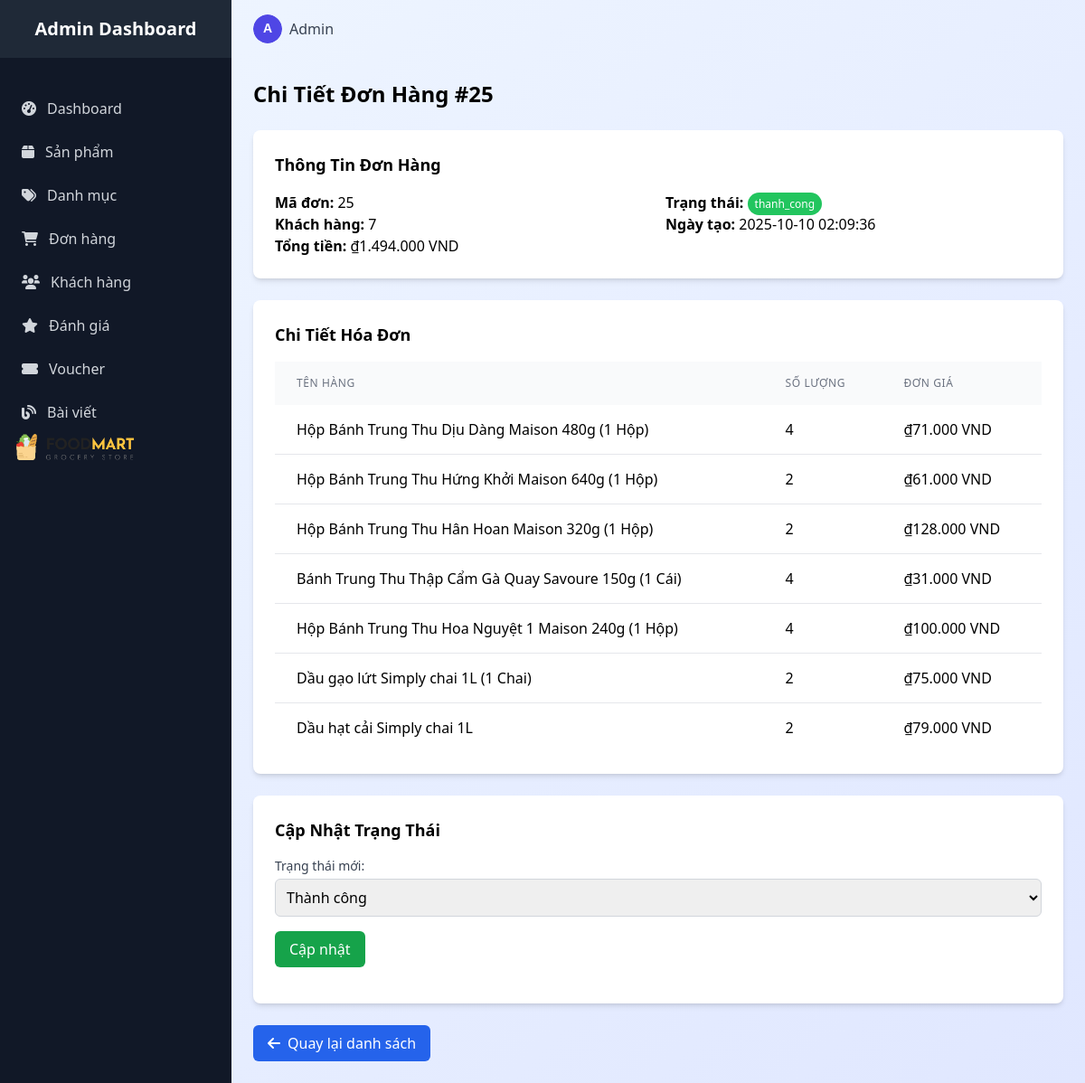
The page /admin/admin_order/detail/?id=25 (signed in) on the database its author committed.
### tables this page shows
CREATE TABLE `orders` (
  `id` int(11) NOT NULL,
  `user_id` int(11) DEFAULT NULL,
  `fullname` varchar(100) DEFAULT NULL,
  `phone` varchar(20) DEFAULT NULL,
  `address` varchar(255) DEFAULT NULL,
  `total_price` decimal(10,2) NOT NULL,
  `payment_method` enum('cod','bank','paypal') DEFAULT 'cod',
  `status` enum('cho_xac_nhan','da_xac_nhan','dang_giao','da_giao','thanh_cong','huy') DEFAULT 'cho_xac_nhan',
  `created_at` timestamp NOT NULL DEFAULT current_timestamp(),
  `updated_at` timestamp NOT NULL DEFAULT current_timestamp() ON UPDATE current_timestamp()
);

CREATE TABLE `order_items` (
  `id` int(11) NOT NULL,
  `order_id` int(11) DEFAULT NULL,
  `product_id` int(11) DEFAULT NULL,
  `quantity` int(11) NOT NULL,
  `price` decimal(10,2) NOT NULL
);

CREATE TABLE `products` (
  `id` int(11) NOT NULL,
  `category_id` int(11) DEFAULT NULL,
  `name` varchar(200) NOT NULL,
  `slug` varchar(255) DEFAULT NULL,
  `description` text DEFAULT NULL,
  `short_desc` varchar(255) DEFAULT NULL,
  `unit` varchar(50) DEFAULT '1 Unit',
  `price` decimal(10,2) NOT NULL,
  `old_price` decimal(10,2) DEFAULT NULL,
  `image` varchar(255) DEFAULT NULL,
  `gallery` text DEFAULT NULL,
  `stock` int(11) DEFAULT 0,
  `is_featured` tinyint(1) DEFAULT 0,
  `status` tinyint(4) DEFAULT 1,
  `created_at` timestamp NOT NULL DEFAULT current_timestamp(),
  `updated_at` timestamp NOT NULL DEFAULT current_timestamp() ON UPDATE current_timestamp()
);

### controllers/admin/Admin_orderController.php (called while the page is built, shortened)
<?php
require_once 'models/OrderModel.php';
class Admin_orderController extends Controller {
    private $model;
    public function __construct() {
        $this->model = new OrderModel();
    }
    public function detail() {
        $id = $_GET['id'];
        $order = $this->model->getOrderById($id);
        $orderDetails = $this->model->getOrderDetailsByOrderId($id);
        $orders = $order ? [$order] : [];
        $data = [
            'orders' => $orders,
            'order_details' => $orderDetails
        ];
        require_once ROOT. '/views/admin/order/order_detail.php';
    }
}
?>

### index.php (called while the page is built, shortened)
<?php
require_once ROOT . "core" . DIRECTORY_SEPARATOR . "database.php";
$app = new App();

### core/database.php (called while the page is built, shortened)
<?php
class Database {
    public function __construct() {
        $this->conn = new mysqli(DB_HOST, DB_USER, DB_PASS, DB_NAME);
    }
}

### models/OrderModel.php (called while the page is built, shortened)
<?php
require_once ROOT . "core/database.php";
class OrderModel extends Database{
    public function getOrderById($id) {
        $stmt = $this->conn->prepare("SELECT * FROM orders WHERE id = ?");
        $stmt->bind_param("i", $id);
        $stmt->execute();
        $result = $stmt->get_result();
        return $result->fetch_assoc();
    }
    public function getOrderDetailsByOrderId($orderId) {
        $stmt = $this->conn->prepare("
            SELECT oi.*, p.name AS product_name, p.price AS product_price
            FROM order_items oi
            JOIN products p ON oi.product_id = p.id
            WHERE oi.order_id = ?
        ");
        $stmt->bind_param("i", $orderId);
        $stmt->execute();
        $result = $stmt->get_result();
        return $result->fetch_all(MYSQLI_ASSOC);
    }
}

### views/admin/order/order_detail.php (the view, shortened to what this page needs)
<?php
$orderDetails = $data['order_details'] ?? [];
?>
<body class="bg-gradient-to-br from-blue-50 to-indigo-100 min-h-screen">
<?php include ROOT . '/views/admin/layouts/sidebar.php'; ?>
    <div class="lg:ml-64">
    <?php include ROOT . '/views/admin/layouts/header.php'; ?>
        <main class="p-6">
            <h2 class="text-2xl font-bold mb-6">Chi Tiết Đơn Hàng #<?php echo htmlspecialchars($order['id'] ?? 'N/A'); ?></h2>
            <?php if (empty($order)): ?>
                <div class="text-center text-red-500">Không tìm thấy đơn hàng.</div>
            <?php else: ?>
                <div class="bg-white shadow-md rounded-lg p-6 mb-6">
                    <h3 class="text-lg font-semibold mb-4">Thông Tin Đơn Hàng</h3>
                    <div class="grid grid-cols-1 md:grid-cols-2 gap-4">
                        <div>
                            <p><strong>Mã đơn:</strong> <?php echo htmlspecialchars($order['id'] ?? 'N/A'); ?></p>
                            <p><strong>Khách hàng:</strong> <?php echo htmlspecialchars($order['user_id'] ?? 'Chưa có tên'); ?></p>
                            <p><strong>Tổng tiền:</strong> ₫<?php echo number_format($order['total_price'] ?? 0, 0, ',', '.'); ?> VND</p>
                        </div>
                        <div>
                            <p><strong>Trạng thái:</strong>
                                <span class="px-2 py-1 text-xs rounded-full <?php echo getStatusClass($order['status']); ?>">
                                    <?php echo htmlspecialchars($order['status'] ?? 'Chưa xác định'); ?>
                                </span>
                            </p>
                            <p><strong>Ngày tạo:</strong> <?php echo htmlspecialchars($order['created_at'] ?? 'Chưa có thông tin'); ?></p>
                        </div>
                    </div>
                </div>
                <div class="bg-white shadow-md rounded-lg p-6 mb-6">
                    <h3 class="text-lg font-semibold mb-4">Chi Tiết Hóa Đơn</h3>
                    <?php if (empty($orderDetails)): ?>
                        <p class="text-center text-red-500">Không có sản phẩm trong đơn hàng.</p>
                    <?php else: ?>
                        <table class="w-full table table-striped">
                            <thead class="bg-gray-50">
                                <tr>
                                    <th class="px-6 py-4 text-left text-xs font-medium text-gray-500 uppercase tracking-wider">Tên hàng</th>
                                    <th class="px-6 py-4 text-left text-xs font-medium text-gray-500 uppercase tracking-wider">Số lượng</th>
                                    <th class="px-6 py-4 text-left text-xs font-medium text-gray-500 uppercase tracking-wider">Đơn giá</th>
                                </tr>
                            </thead>
                            <tbody class="bg-white divide-y divide-gray-200">
                                <?php foreach ($orderDetails as $detail): ?>
                                    <tr class="hover:bg-gray-50">
                                        <td class="px-6 py-4"><?php echo htmlspecialchars($detail['product_name'] ?? 'N/A'); ?></td>
                                        <td class="px-6 py-4"><?php echo htmlspecialchars($detail['quantity'] ?? '0'); ?></td>
                                        <td class="px-6 py-4">₫<?php echo number_format($detail['product_price'] ?? 0, 0, ',', '.'); ?> VND</td>
                                <?php endforeach; ?>
                            </tbody>
                        </table>
                    <?php endif; ?>
                </div>
                <div class="bg-white shadow-md rounded-lg p-6">
                    <h3 class="text-lg font-semibold mb-4">Cập Nhật Trạng Thái</h3>
                    <form method="post" action="<?= BASE_URL ?>admin/admin_order/updateStatus&id=<?php echo htmlspecialchars($order['id']); ?>" class="space-y-4">
                        <div>
                            <label for="status" class="block text-sm font-medium text-gray-700">Trạng thái mới:</label>
                            <select name="status" id="status" class="mt-1 block w-full border border-gray-300 rounded-md p-2">
                                <option value="thanh_cong" <?php echo ($order['status'] ?? '') === 'thanh_cong' ? 'selected' : ''; ?>>Thành công</option>
                            </select>
                        </div>
                        <button type="submit" class="px-4 py-2 bg-green-600 text-white rounded-md hover:bg-green-700">Cập nhật</button>
                    </form>
                </div>
                <div class="mt-6">
                    <a href="/FoodMartLab/admin/admin_order/index" class="inline-flex items-center px-4 py-2 bg-blue-600 text-white rounded-md hover:bg-blue-700">
                        <i class="fas fa-arrow-left mr-2"></i> Quay lại danh sách
                    </a>
                </div>
            <?php endif; ?>
        </main>
    </div>
    <?php
    function getStatusClass($status) {
        switch (strtolower($status)) {
            case 'thanh_cong':
                return 'bg-green-500 text-white';
        }
    }
    ?>
</body>
</html>

### assets/admin/css/styles.css (style rules this page uses)
body { box-sizing: border-box; }

### rows shown on the page
orders: id "25", user "7", total_price "1.494.000", status "thanh_cong", created_at "2025-10-10 02:09:36", status "Thành công"
order_items: product.name "Hộp Bánh Trung Thu Dịu Dàng Maison 480g (1 Hộp)", quantity "4", product.price "71.000"
order_items: product.name "Hộp Bánh Trung Thu Hứng Khởi Maison 640g (1 Hộp)", quantity "2", product.price "61.000"
order_items: product.name "Hộp Bánh Trung Thu Hân Hoan Maison 320g (1 Hộp)", quantity "2", product.price "128.000"
order_items: product.name "Bánh Trung Thu Thập Cẩm Gà Quay Savoure 150g (1 Cái)", quantity "4", product.price "31.000"
order_items: product.name "Hộp Bánh Trung Thu Hoa Nguyệt 1 Maison 240g (1 Hộp)", quantity "4", product.price "100.000"
order_items: product.name "Dầu gạo lứt Simply chai 1L (1 Chai)", quantity "2", product.price "75.000"
order_items: product.name "Dầu hạt cải Simply chai 1L", quantity "2", product.price "79.000"
